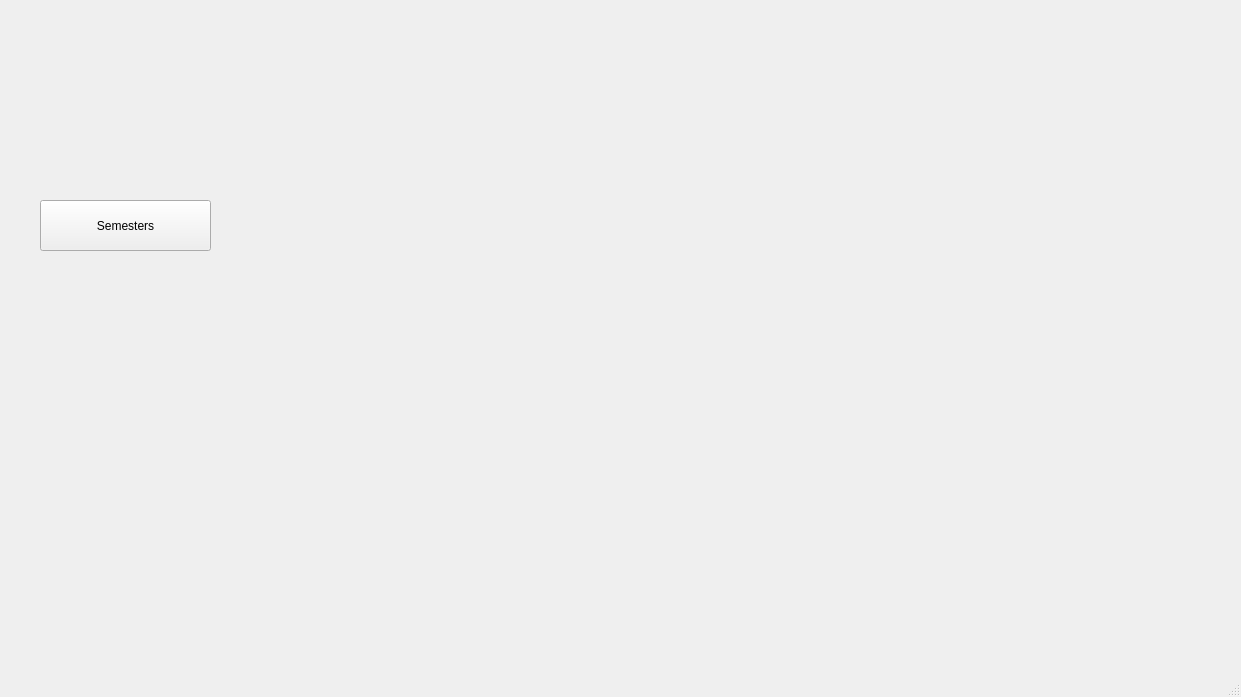
<?xml version="1.0" encoding="UTF-8"?>
<ui version="4.0">
 <class>MainWindow</class>
 <widget class="QMainWindow" name="MainWindow">
  <property name="geometry">
   <rect>
    <x>0</x>
    <y>0</y>
    <width>1241</width>
    <height>697</height>
   </rect>
  </property>
  <property name="windowTitle">
   <string>MainWindow</string>
  </property>
  <widget class="QWidget" name="centralwidget">
   <widget class="QPushButton" name="pb_Semesters">
    <property name="geometry">
     <rect>
      <x>40</x>
      <y>200</y>
      <width>171</width>
      <height>51</height>
     </rect>
    </property>
    <property name="text">
     <string>Semesters</string>
    </property>
   </widget>
  </widget>
  <widget class="QMenuBar" name="menubar">
   <property name="geometry">
    <rect>
     <x>0</x>
     <y>0</y>
     <width>1241</width>
     <height>22</height>
    </rect>
   </property>
  </widget>
  <widget class="QStatusBar" name="statusbar"/>
 </widget>
 <resources/>
 <connections/>
</ui>
